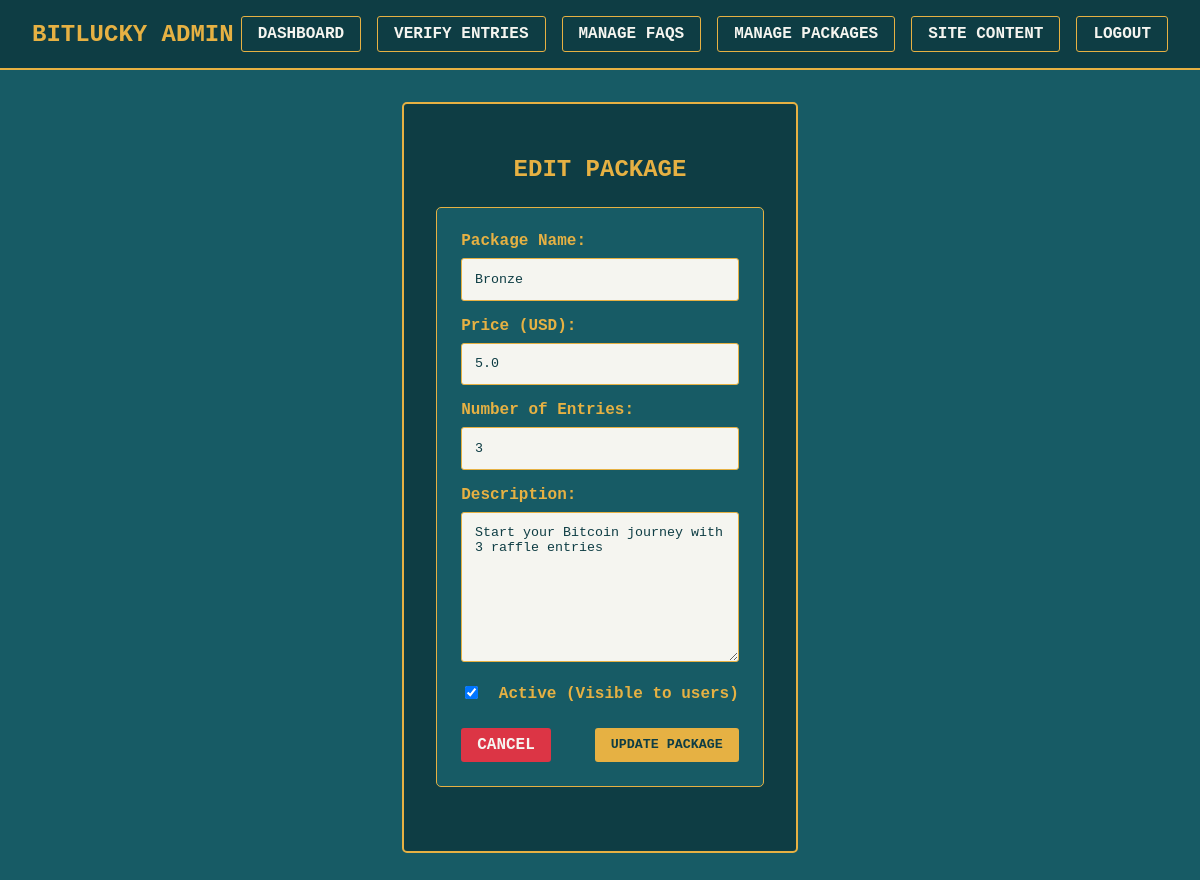
Page /eng/packages?package_id=1 (signed in) on the committed database.
### models.py (models this page shows)
class Package(db.Model):
    id = db.Column(db.Integer, primary_key=True)
    name = db.Column(db.String(64), nullable=False)
    price = db.Column(db.Float, nullable=False)
    entries = db.Column(db.Integer, nullable=False)  # Number of raffle entries
    description = db.Column(db.Text, nullable=True)
    is_active = db.Column(db.Boolean, default=True)
    entries_purchased = db.relationship('Entry', backref='package', lazy=True)

### app.py (the view, shortened to what this page needs)
@app.route('/eng/packages', methods=['GET', 'POST'])
@admin_required
def admin_packages():
    package_id = request.args.get('package_id')
    if package_id:
        package = Package.query.get_or_404(package_id)
        return render_template('admin/package_edit.html', package=package)

### app.py (called while the page is built)
def admin_required(f):
    @wraps(f)
    def decorated_function(*args, **kwargs):
        if 'admin_logged_in' not in session:
            flash('Please log in to access this page.')
            return redirect(url_for('admin_login'))
        return f(*args, **kwargs)
    return decorated_function

### templates/admin/package_edit.html (shortened to what this page needs)
<!DOCTYPE html>
<html lang="en">
<head>
</head>
<body>
    <header>
        <h1>BitLucky Admin</h1>
        <nav>
            <a href="{{ url_for('admin_dashboard') }}">Dashboard</a>
            <a href="{{ url_for('admin_entries') }}">Verify Entries</a>
            <a href="{{ url_for('admin_faqs') }}">Manage FAQs</a>
            <a href="{{ url_for('admin_packages') }}">Manage Packages</a>
            <a href="{{ url_for('admin_content') }}">Site Content</a>
            <a href="{{ url_for('admin_logout') }}">Logout</a>
        </nav>
    </header>
    <div class="container">
        <h2>Edit Package</h2>
        <form action="{{ url_for('admin_packages') }}" method="POST">
            <div class="form-group">
                <label for="name">Package Name:</label>
                <input type="text" id="name" name="name" value="{{ package.name }}" required>
            </div>
            <div class="form-group">
                <label for="price">Price (USD):</label>
                <input type="number" id="price" name="price" step="0.01" min="0" value="{{ package.price }}" required>
            </div>
            <div class="form-group">
                <label for="entries">Number of Entries:</label>
                <input type="number" id="entries" name="entries" min="1" value="{{ package.entries }}" required>
            </div>
            <div class="form-group">
                <label for="description">Description:</label>
                <textarea id="description" name="description">{{ package.description }}</textarea>
            </div>
            <div class="checkbox-group">
                <input type="checkbox" id="is_active" name="is_active" {% if package.is_active %}checked{% endif %}>
                <label for="is_active">Active (Visible to users)</label>
            </div>
            <div class="form-actions">
                <a href="{{ url_for('admin_packages') }}" class="btn btn-danger">Cancel</a>
                <button type="submit" class="btn btn-primary">Update Package</button>
            </div>
        </form>
    </div>
</body>
</html>

### templates/admin/package_edit.html (style rules this page uses)
body { background-color: #175B65; color: #F5F5F0; font-family: 'Courier New', monospace; margin: 0; padding: 0; display: flex; flex-direction: column; min-height: 100vh; }
header { background-color: #0E3D44; border-bottom: 2px solid #E6B143; padding: 1rem 2rem; display: flex; justify-content: space-between; align-items: center; }
header h1 { color: #E6B143; margin: 0; font-size: 1.5rem; text-transform: uppercase; }
nav { display: flex; gap: 1rem; }
nav a { color: #F5F5F0; text-decoration: none; padding: 0.5rem 1rem; border: 1px solid #E6B143; border-radius: 3px; font-weight: bold; text-transform: uppercase; }
.container { max-width: 1200px; margin: 2rem auto; padding: 2rem; background-color: #0E3D44; border: 2px solid #E6B143; border-radius: 5px; flex-grow: 1; }
h2 { color: #E6B143; text-transform: uppercase; margin-bottom: 1.5rem; text-align: center; }
.btn { display: inline-block; padding: 0.5rem 1rem; border-radius: 3px; text-decoration: none; font-weight: bold; text-transform: uppercase; cursor: pointer; background-color: #E6B143; color: #0E3D44; border: none; font-family: 'Courier New', monospace; }
.btn-primary { background-color: #E6B143; color: #0E3D44; }
.btn-danger { background-color: #dc3545; color: #F5F5F0; }
form { background-color: #175B65; padding: 1.5rem; border: 1px solid #E6B143; border-radius: 5px; margin-bottom: 2rem; }
.form-group { margin-bottom: 1rem; }
label { display: block; margin-bottom: 0.5rem; font-weight: bold; color: #E6B143; }
input[type="text"], input[type="number"], textarea { width: 100%; padding: 0.8rem; background-color: #F5F5F0; color: #0E3D44; border: 1px solid #E6B143; border-radius: 3px; font-family: 'Courier New', monospace; box-sizing: border-box; }
textarea { min-height: 150px; }
.checkbox-group { margin-top: 1rem; }
.checkbox-group label { display: inline; vertical-align: middle; margin-left: 0.5rem; }
.form-actions { margin-top: 1.5rem; display: flex; justify-content: space-between; }

### rows in the picture
Package: name "Bronze", price "5.0", entries "3", description "Start your Bitcoin journey with 3 raffle entries", is_active "☑"
